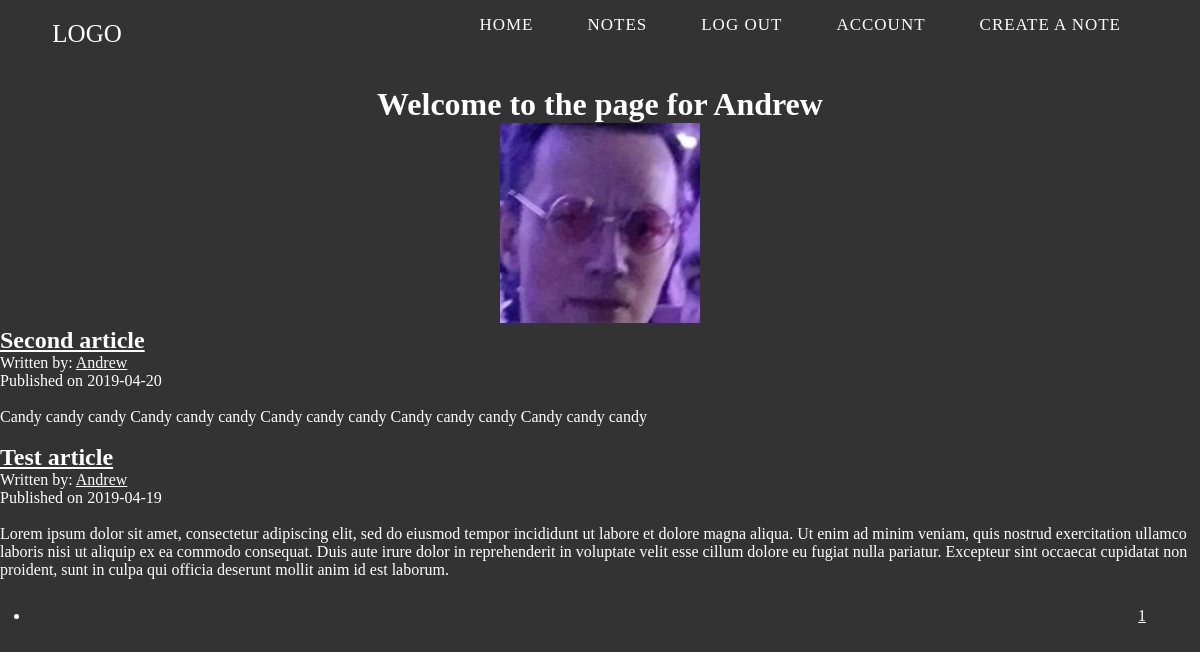
The app's page /Andrew (signed in), older data.
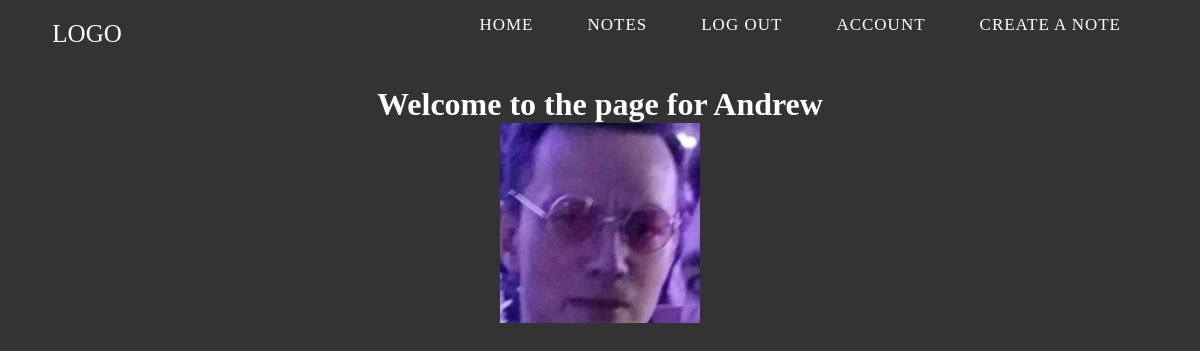
The same page, newer data.
### companyblog/models.py (models this page shows, shortened)
class User(db.Model, UserMixin):
    __tablename__ = "users"
    id = db.Column(db.Integer, primary_key=True)
    profile_image = db.Column(db.String(64), nullable=False,default="default_profile.png")
    email = db.Column(db.String(64), unique=True, index=True)
    username = db.Column(db.String(64), unique=True, index=True)
    password_hash = db.Column(db.String(64))
    posts = db.relationship("BlogPost", backref="author", lazy=True)

class BlogPost(db.Model):
    users = db.relationship(User)
    id = db.Column(db.Integer, primary_key=True)
    user_id = db.Column(db.Integer, db.ForeignKey('users.id'), nullable=False)
    date = db.Column(db.DateTime, nullable=False, default=datetime.utcnow)
    title = db.Column(db.String(140), nullable=False)
    text = db.Column(db.Text, nullable=False)

### companyblog/users/views.py (the view)
@users.route("/<username>")
def user_posts(username):
    page = request.args.get('page', 1, type=int)
    user = User.query.filter_by(username=username).first_or_404()
    blog_posts = BlogPost.query.filter_by(author=user).order_by(BlogPost.date.desc()).paginate(page=page, per_page=5)
    return render_template('user_blog_posts.html', blog_posts=blog_posts, user=user)

### companyblog/models.py (called while the page is built)
@login_manager.user_loader
def load_user(user_id):
    return User.query.get(user_id)

### companyblog/templates/user_blog_posts.html
{% extends "base.html" %}
{% block content %}
  <div>
    <div>
      <div align="center">
        <h1>Welcome to the page for {{user.username}}</h1>
        <img src="{{url_for("static", filename="profile_pics/"+current_user.profile_image)}}">
      </div>
    </div>
  {% for post in blog_posts.items %}
    <h2><a href="{{url_for("blog_posts.blog_post", blog_post_id=post.id)}}">{{post.title}}</a></h2>
    Written by: <a href="{{url_for("users.user_posts", username=post.author.username)}}">{{post.author.username}}</a>
    <p> Published on {{post.date.strftime("%Y-%m-%d")}}</p>
    <br>
    <p>{{post.text}}</p>
    <br>
  {%endfor%}
  </div>
  <nav>
    <ul>
      {% for page_num in blog_posts.iter_pages(left_edge=1,right_edge=1, left_current=1, right_current=2) %}
        {% if blog_posts.page == page_num %}
          <li>
            <a href="url_for("users.user_posts", username=user.username, page=page_num)">{{ page_num }}</a>
          </li>
        {% else %}
        <li>
          <a href="url_for("users.user_posts", username=user.username, page=page_num)">{{ page_num }}</a>
        {% endif %}
      {% endfor %}
    </ul>
  </nav>
{% endblock %}

### companyblog/templates/base.html (shortened to what this page needs)
<!DOCTYPE html>
<html lang="en" dir="ltr">
  <head>
    <link rel="stylesheet" href="{{ url_for('static', filename='base.css') }}"/>
  </head>
  <body style="background-color: #333">
      <div class="header">
        <nav>
        <div class="logo">Logo</div>
          <ul class="menu-area">
            <li><a href="{{url_for("core.index")}}">Home</a></li>
            {% if current_user.is_authenticated %}
            <li><a href="{{url_for("core.info")}}">Notes</a></li>
            <li><a href="{{url_for("users.logout")}}">Log out</a></li>
            <li><a href="{{url_for("users.account")}}">Account</a></li>
            <li><a href="{{url_for("blog_posts.create_post")}}">Create a note</a></li>
            {%  else  %}
            <li><a href="{{url_for("users.login")}}">Log in</a></li>
            <li><a href="{{url_for("users.register")}}">Register</a></li>
            {% endif %}
            </ul>
        </nav>
      </div>
      <br>
      <br>
      {% block content %}
      {% endblock %}
  </body>
</html>

### companyblog/static/base.css (style rules this page uses)
* { outline: 0; margin: 0; padding: 0; box-sizing: border-box; color: white; }
body { margin: 0; padding: 0; }
.menu-area li a { text-decoration: none; }
.menu-area li { list-style-type: none; }
nav { position: relative; width: calc(100% - 60px); margin: 0 auto; padding: 10px 0; text-align: right; padding-right: 2%; }
.logo { width: 15%; float: left; padding: 10px 0; text-transform: uppercase; color: #fff; font-size: 25px; text-align: left; padding-left: 2%; }
.menu-area li { display: inline-block; }
.menu-area a { color: white; font-weight: 400; letter-spacing: 1px; text-transform: uppercase; display: block; padding: 0 25px; font-size: 17px; line-height: 30px; position: relative; z-index: 1; border-radius: 20px; transition: 0.25s; }

Row changes from the older to the newer data that the page shows:
removed BlogPost: title "Second article", author.username "Andrew", date "2019-04-20", text "Candy candy candy Candy candy candy Candy candy candy Candy candy candy Candy candy candy"
removed BlogPost: title "Test article", author.username "Andrew", date "2019-04-19", text "Lorem ipsum dolor sit amet, consectetur adipiscing elit, sed do eiusmod tempor incididunt ut labore et dolore magna aliqua. Ut enim ad minim veniam, quis nostrud exercitation ullamco laboris nisi ut aliquip ex ea commodo consequat. Duis aute irure dolor in reprehenderit in voluptate velit esse cillum dolore eu fugiat nulla pariatur. Excepteur sint occaecat cupidatat non proident, sunt in culpa qui officia deserunt mollit anim id est laborum."
Text that changed along with them:
list line gone: "1"
